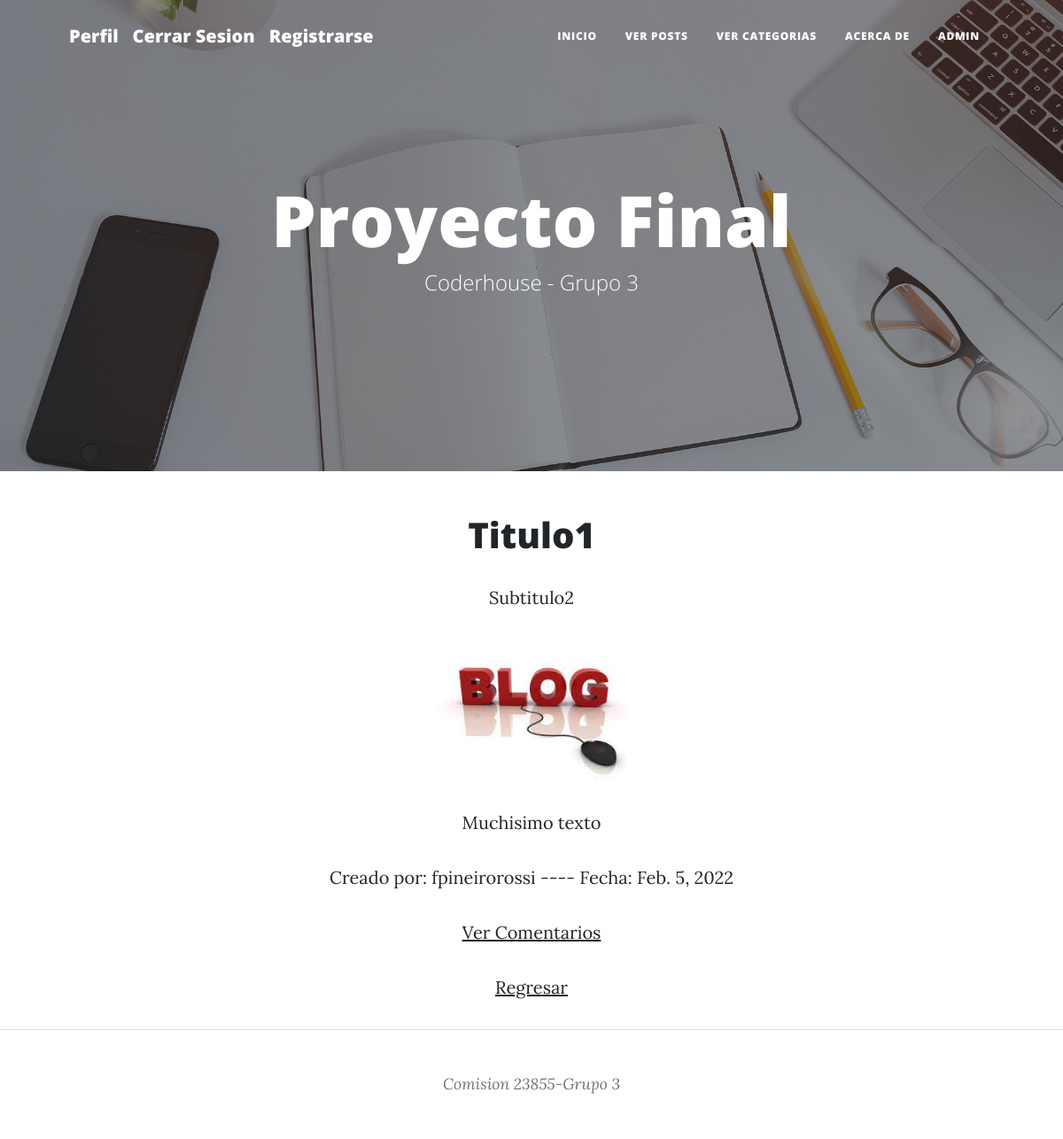
The app's page /Post/postDetail/1/ (signed in) with its own data.
### Post/models.py (models this page shows, shortened)
class Post(models.Model):
    title=models.CharField(max_length=40)
    subtitle=models.CharField(max_length=40)
    body=RichTextField()
    date=models.DateField(default=date.today)
    tags=models.ManyToManyField(Tag)
    image=models.ImageField(upload_to='post', null=True, blank=True)
    user=models.ForeignKey(User, on_delete=models.CASCADE, default=None)

### Post/views.py (the view)
# urls.py: path('postDetail/<pk>/',views.PostDetail.as_view(), name='PostDetail'),
@method_decorator(login_required, name='dispatch')
class PostDetail(DetailView):
    model= models.Post
    template_name = "Post/postDetail.html"

### Post/templates/Post/postDetail.html (shortened to what this page needs)
{% extends "Post/padre.html" %}
{% load static %}
{% block contenidoQueCambia %}
<div class="text-center">
    <h1>{{ post.title }}</h1>
    <p>{{ post.subtitle }}</p>
    <img height="160px" src="{{post.image.url}}">
    <p>{{ post.body }}</p>
    <p>
        Creado por: {{ post.user.username }} ----
        Fecha: {{ post.date }}
    </p>
    <p>
        <a href="{% url 'Comments' post.id %}">Ver Comentarios</a>
    </p>
    <p>
        <a href="{% url 'Posts' %}">Regresar</a>
    </p>
</div>
{% endblock %}

### records on screen
Post: title "Titulo1", subtitle "Subtitulo2", image (picture), body "Muchisimo texto", user.username "fpineirorossi", date "Feb. 5, 2022"
